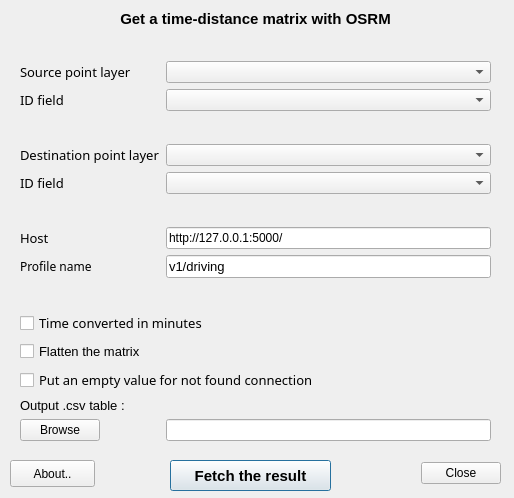
<?xml version="1.0" encoding="UTF-8"?>
<ui version="4.0">
 <class>OsrmTableDialog</class>
 <widget class="QDialog" name="OsrmTableDialog">
  <property name="geometry">
   <rect>
    <x>0</x>
    <y>0</y>
    <width>514</width>
    <height>498</height>
   </rect>
  </property>
  <property name="windowTitle">
   <string>OSRM</string>
  </property>
  <widget class="QPushButton" name="pushButton_fetch">
   <property name="geometry">
    <rect>
     <x>170</x>
     <y>460</y>
     <width>161</width>
     <height>31</height>
    </rect>
   </property>
   <property name="font">
    <font>
     <pointsize>11</pointsize>
     <weight>75</weight>
     <bold>true</bold>
    </font>
   </property>
   <property name="text">
    <string>Fetch the result</string>
   </property>
  </widget>
  <widget class="QPushButton" name="pushButton_about">
   <property name="geometry">
    <rect>
     <x>10</x>
     <y>460</y>
     <width>85</width>
     <height>27</height>
    </rect>
   </property>
   <property name="text">
    <string>About..</string>
   </property>
  </widget>
  <widget class="QDialogButtonBox" name="close_button_box">
   <property name="geometry">
    <rect>
     <x>410</x>
     <y>460</y>
     <width>91</width>
     <height>27</height>
    </rect>
   </property>
   <property name="orientation">
    <enum>Qt::Horizontal</enum>
   </property>
   <property name="standardButtons">
    <set>QDialogButtonBox::Close</set>
   </property>
  </widget>
  <widget class="QWidget" name="layoutWidget">
   <property name="geometry">
    <rect>
     <x>20</x>
     <y>10</y>
     <width>471</width>
     <height>431</height>
    </rect>
   </property>
   <layout class="QFormLayout" name="formLayout">
    <property name="fieldGrowthPolicy">
     <enum>QFormLayout::AllNonFixedFieldsGrow</enum>
    </property>
    <item row="1" column="0" colspan="2">
     <widget class="QLabel" name="label_subtitle">
      <property name="font">
       <font>
        <family>Arial</family>
        <pointsize>11</pointsize>
        <weight>75</weight>
        <bold>true</bold>
       </font>
      </property>
      <property name="toolTip">
       <string>&lt;html&gt;&lt;head/&gt;&lt;body&gt;&lt;p align=&quot;center&quot;&gt;&lt;br/&gt;&lt;/p&gt;&lt;/body&gt;&lt;/html&gt;</string>
      </property>
      <property name="text">
       <string>&lt;html&gt;&lt;head/&gt;&lt;body&gt;&lt;p align=&quot;center&quot;&gt;Get a time-distance matrix with OSRM&lt;/p&gt;&lt;/body&gt;&lt;/html&gt;</string>
      </property>
     </widget>
    </item>
    <item row="3" column="0">
     <widget class="QLabel" name="label_3">
      <property name="font">
       <font>
        <family>Sans Serif</family>
        <pointsize>10</pointsize>
       </font>
      </property>
      <property name="text">
       <string>Source point layer</string>
      </property>
     </widget>
    </item>
    <item row="3" column="1">
     <widget class="QgsMapLayerComboBox" name="comboBox_layer"/>
    </item>
    <item row="4" column="0">
     <widget class="QLabel" name="label_5">
      <property name="font">
       <font>
        <family>Sans Serif</family>
        <pointsize>10</pointsize>
       </font>
      </property>
      <property name="text">
       <string>ID field</string>
      </property>
     </widget>
    </item>
    <item row="4" column="1">
     <widget class="QgsFieldComboBox" name="comboBox_idfield"/>
    </item>
    <item row="6" column="1">
     <spacer name="verticalSpacer_3">
      <property name="orientation">
       <enum>Qt::Vertical</enum>
      </property>
      <property name="sizeHint" stdset="0">
       <size>
        <width>20</width>
        <height>40</height>
       </size>
      </property>
     </spacer>
    </item>
    <item row="7" column="0">
     <widget class="QLabel" name="label_6">
      <property name="font">
       <font>
        <family>Sans Serif</family>
        <pointsize>10</pointsize>
       </font>
      </property>
      <property name="text">
       <string>Destination point layer</string>
      </property>
     </widget>
    </item>
    <item row="7" column="1">
     <widget class="QgsMapLayerComboBox" name="comboBox_layer_2"/>
    </item>
    <item row="8" column="0">
     <widget class="QLabel" name="label_7">
      <property name="font">
       <font>
        <family>Sans Serif</family>
        <pointsize>10</pointsize>
       </font>
      </property>
      <property name="text">
       <string>ID field</string>
      </property>
     </widget>
    </item>
    <item row="8" column="1">
     <widget class="QgsFieldComboBox" name="comboBox_idfield_2"/>
    </item>
    <item row="9" column="1">
     <spacer name="verticalSpacer_2">
      <property name="orientation">
       <enum>Qt::Vertical</enum>
      </property>
      <property name="sizeHint" stdset="0">
       <size>
        <width>20</width>
        <height>40</height>
       </size>
      </property>
     </spacer>
    </item>
    <item row="10" column="0">
     <widget class="QLabel" name="labem_host">
      <property name="font">
       <font>
        <family>Sans Serif</family>
        <pointsize>10</pointsize>
       </font>
      </property>
      <property name="text">
       <string>Host</string>
      </property>
     </widget>
    </item>
    <item row="10" column="1">
     <widget class="QLineEdit" name="lineEdit_host">
      <property name="text">
       <string>http://127.0.0.1:5000/</string>
      </property>
     </widget>
    </item>
    <item row="11" column="0">
     <widget class="QLabel" name="label">
      <property name="font">
       <font>
        <family>Sans Serif</family>
        <pointsize>9</pointsize>
       </font>
      </property>
      <property name="text">
       <string>Profile name</string>
      </property>
     </widget>
    </item>
    <item row="11" column="1">
     <widget class="QLineEdit" name="lineEdit_profileName">
      <property name="font">
       <font>
        <pointsize>10</pointsize>
        <weight>50</weight>
        <italic>false</italic>
        <bold>false</bold>
       </font>
      </property>
      <property name="text">
       <string>v1/driving</string>
      </property>
     </widget>
    </item>
    <item row="13" column="0" colspan="2">
     <widget class="QCheckBox" name="checkBox_minutes">
      <property name="font">
       <font>
        <family>Sans Serif</family>
        <pointsize>10</pointsize>
        <italic>false</italic>
       </font>
      </property>
      <property name="text">
       <string>Time converted in minutes</string>
      </property>
     </widget>
    </item>
    <item row="14" column="0" colspan="2">
     <widget class="QCheckBox" name="checkBox_flatten">
      <property name="font">
       <font>
        <family>MS Shell Dlg 2</family>
        <pointsize>10</pointsize>
       </font>
      </property>
      <property name="text">
       <string>Flatten the matrix </string>
      </property>
     </widget>
    </item>
    <item row="15" column="0" colspan="2">
     <widget class="QCheckBox" name="checkBox_empty_val">
      <property name="enabled">
       <bool>true</bool>
      </property>
      <property name="font">
       <font>
        <family>Sans Serif</family>
        <pointsize>10</pointsize>
       </font>
      </property>
      <property name="text">
       <string>Put an empty value for not found connection</string>
      </property>
     </widget>
    </item>
    <item row="17" column="0" colspan="2">
     <widget class="QLabel" name="label_4">
      <property name="font">
       <font>
        <family>Arial</family>
        <pointsize>10</pointsize>
       </font>
      </property>
      <property name="text">
       <string>Output .csv table :</string>
      </property>
     </widget>
    </item>
    <item row="19" column="0">
     <widget class="QPushButton" name="pushButton_browse">
      <property name="text">
       <string>Browse</string>
      </property>
      <property name="autoDefault">
       <bool>true</bool>
      </property>
      <property name="default">
       <bool>false</bool>
      </property>
      <property name="flat">
       <bool>false</bool>
      </property>
     </widget>
    </item>
    <item row="19" column="1">
     <widget class="QLineEdit" name="lineEdit_output">
      <property name="text">
       <string/>
      </property>
     </widget>
    </item>
    <item row="2" column="1">
     <spacer name="verticalSpacer">
      <property name="orientation">
       <enum>Qt::Vertical</enum>
      </property>
      <property name="sizeHint" stdset="0">
       <size>
        <width>20</width>
        <height>40</height>
       </size>
      </property>
     </spacer>
    </item>
    <item row="12" column="1">
     <spacer name="verticalSpacer_4">
      <property name="orientation">
       <enum>Qt::Vertical</enum>
      </property>
      <property name="sizeHint" stdset="0">
       <size>
        <width>20</width>
        <height>40</height>
       </size>
      </property>
     </spacer>
    </item>
   </layout>
  </widget>
  <zorder>pushButton_about</zorder>
  <zorder>close_button_box</zorder>
  <zorder>layoutWidget</zorder>
  <zorder>pushButton_fetch</zorder>
 </widget>
 <customwidgets>
  <customwidget>
   <class>QgsFieldComboBox</class>
   <extends>QComboBox</extends>
   <header>qgsfieldcombobox.h</header>
  </customwidget>
  <customwidget>
   <class>QgsMapLayerComboBox</class>
   <extends>QComboBox</extends>
   <header>qgsmaplayercombobox.h</header>
  </customwidget>
 </customwidgets>
 <resources/>
 <connections>
  <connection>
   <sender>close_button_box</sender>
   <signal>accepted()</signal>
   <receiver>OsrmTableDialog</receiver>
   <slot>accept()</slot>
   <hints>
    <hint type="sourcelabel">
     <x>20</x>
     <y>20</y>
    </hint>
    <hint type="destinationlabel">
     <x>20</x>
     <y>20</y>
    </hint>
   </hints>
  </connection>
  <connection>
   <sender>close_button_box</sender>
   <signal>rejected()</signal>
   <receiver>OsrmTableDialog</receiver>
   <slot>reject()</slot>
   <hints>
    <hint type="sourcelabel">
     <x>20</x>
     <y>20</y>
    </hint>
    <hint type="destinationlabel">
     <x>20</x>
     <y>20</y>
    </hint>
   </hints>
  </connection>
 </connections>
</ui>
